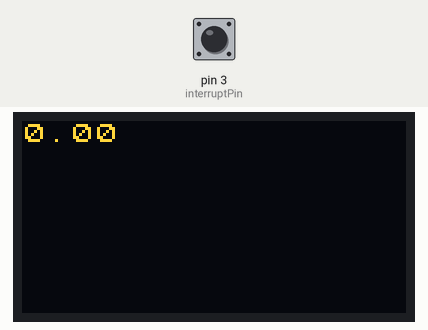
Recording of a sketch running on a simulated Arduino Uno, built with avr-gcc and run on an emulated ATmega328P. Parts: 128×64 one-colour display. The test bench sets the inputs (shaded band); at power-on: pin 3 (interruptPin) HIGH. The OLED is the two-colour kind (top 16 rows yellow); what the sketch prints to the serial monitor is not drawn.

Above: at 1.6 s.
1.7 s: pin 3 (interruptPin) pulled LOW for 0.15 s
At 2.3 s:
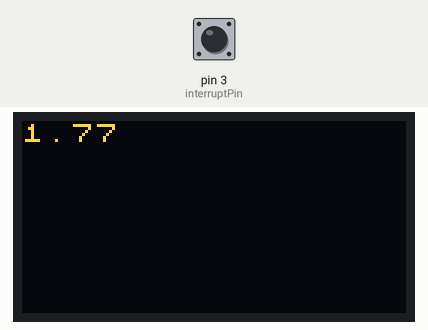
2.4 s: pin 3 (interruptPin) pulled LOW for 1 s
At 3.9 s:
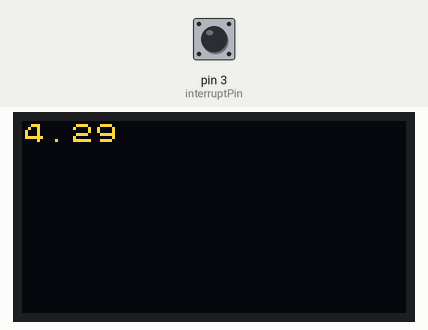
4.9 s: pin 3 (interruptPin) pulled LOW for 0.15 s
At 5.8 s:
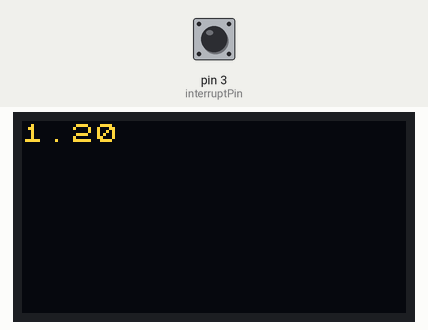
Timing chart, 0 to 7.9 s (numbered marks = the images above; inputs shaded):
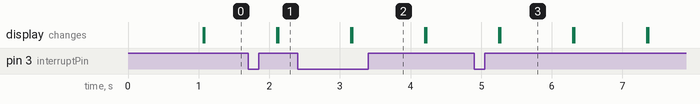

The sketch:

display_tacho_rychlost.ino
```cpp
#include <Arduino.h>
#include <U8x8lib.h>


U8X8_SSD1306_128X64_NONAME_HW_I2C oled_display(/* clock=*/ SCL, /* data=*/ SDA, /* reset=*/ U8X8_PIN_NONE);

const int interruptPin = 3; // cislo pinu kam pripojime halluv sensor nebo tlacitko
const int debounce = 50; // minimalni cas, ktery pulse muze mit. Odfiltruje to sum na tlacitku viz https://en.wikipedia.org/wiki/Switch#Contact_bounce
volatile long lastMillis = 0; // vsechny promene, ktere se maji menit ve funkci volane prerusenim, musi mit pred sebou 'volatile'
volatile long newMillis = 0;
volatile long pulseTime = 0; // sem ulozime rozdil casu mezi pulsy
volatile long millisDiff = 0; // sem budeme ukladat rozdil casu mezi pulsy nez rozhodneme, jestli to neni sum
float rychlost = 0;


void setup() {

  oled_display.begin();
  oled_display.setPowerSave(0);
  oled_display.setFont(u8x8_font_chroma48medium8_r);
  pinMode(interruptPin, INPUT_PULLUP); // dokud neni tlacitko zmacknute bude pin ve stavu HIGH viz https://arduino.cz/arduino-zaklady-funkce-input_pullup/
  Serial.begin(9600); //start komunikace rychlosti 9600 baud
  attachInterrupt(digitalPinToInterrupt(interruptPin), UpdatePulseTime, FALLING); // nastavime preruseni na pin 3, bude reagovat na klesajici napeti a bude volat funkci UpdatePulseTime
}

void loop() {
  delay(1000); //cekej 1s
  //noInterrupts(); //vypni preruseni at se neco neposere
  Serial.print("PULSE TIME: "); //vypis info bez noveho radku
  Serial.print(pulseTime);  // vypis delku pulsu s novym radkem
  Serial.print(" SPEED: "); //vypis info bez noveho radku
  if (pulseTime == 0 || millis() - lastMillis > 3000) rychlost = 0;
  else rychlost = 3000/(float)pulseTime;
  Serial.println(rychlost);
  oled_display.clear();
  oled_display.print(rychlost);
  //interrupts(); //zase zapni preruseni
}

void UpdatePulseTime() {
  newMillis = millis(); // koukni na hodiny
  millisDiff = newMillis - lastMillis; // spocitej rozdil od posledniho ulozeneho casu
  if (millisDiff > debounce){ // pokud je vetsi nez 50ms, udelej nasledujici dva radky, pokud je mensi je to sum a nedelej nic
    pulseTime = millisDiff; // aktualizuj delku pulsu
    lastMillis = newMillis; // a aktualizuj posledni ulozeny cas
    }
}
```

Measured:
- after the input at 1.7 s, the display: first differs from a run without the input after 0.43 s (image 1)
- after the input at 2.4 s, the display: first differs from a run without the input after 0.77 s (image 2)
- what the display in image 3 shows lasts 1.0 s, from 5.3 s to 6.3 s
